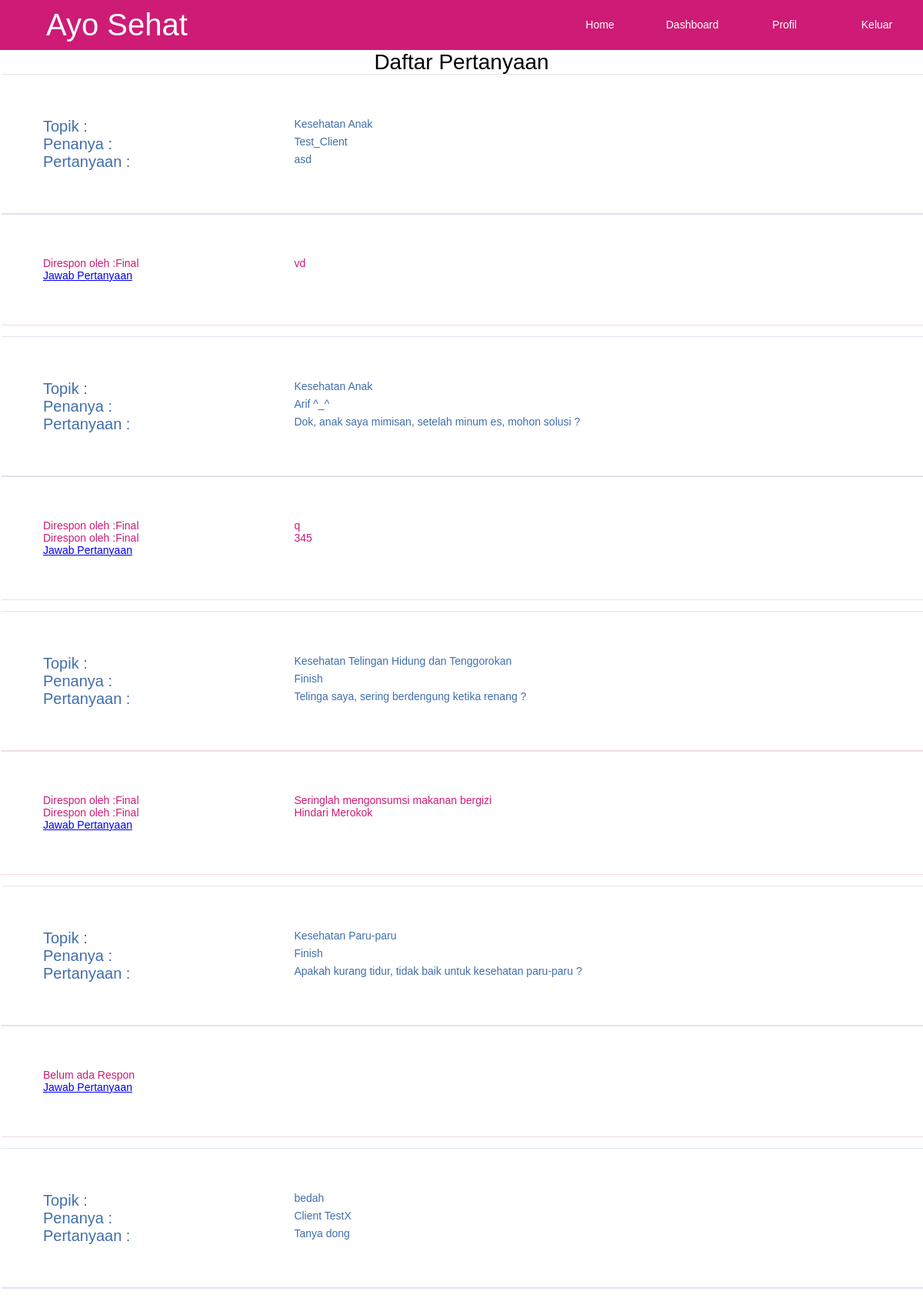
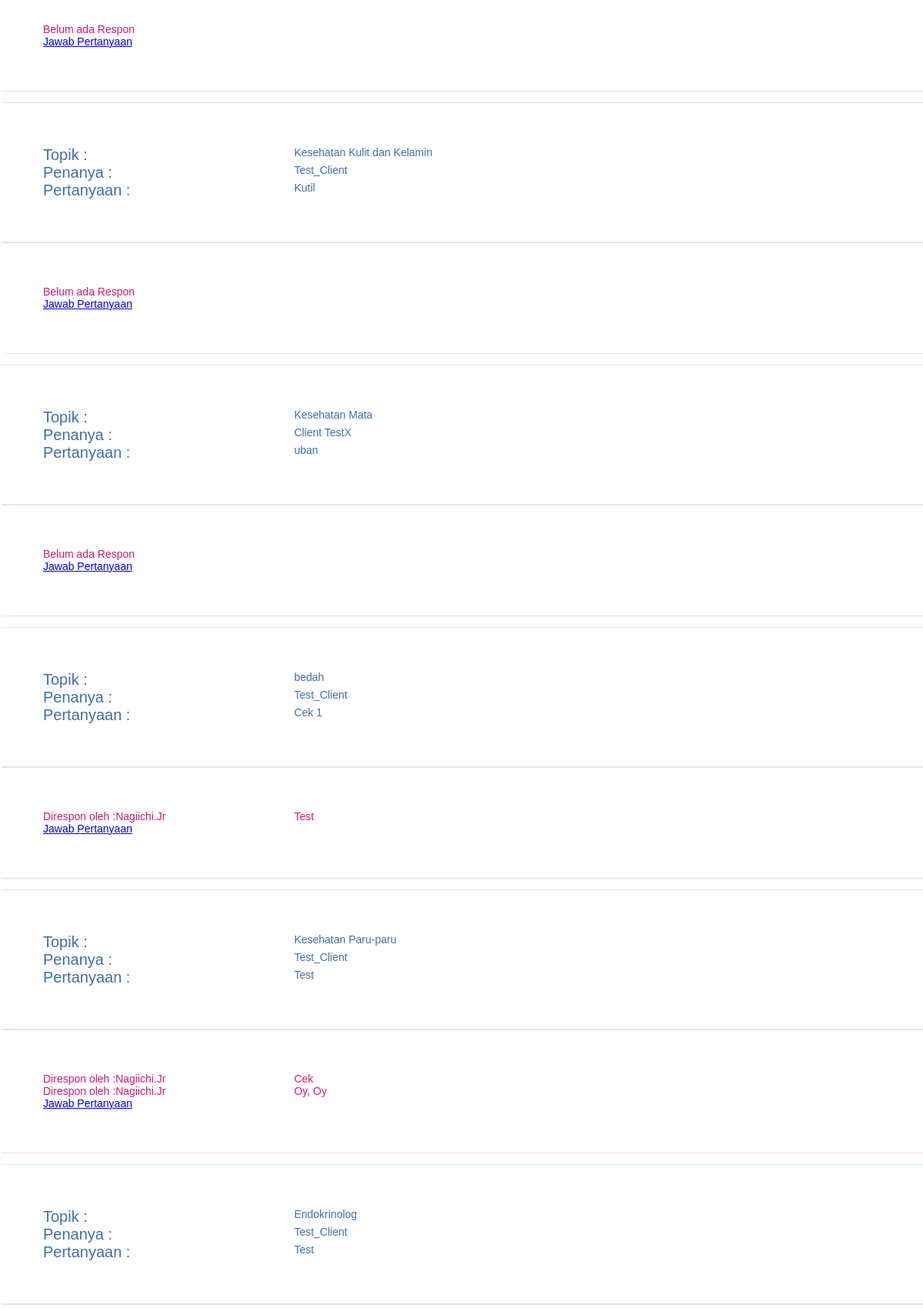
The app's page /expert/list_expert_per.php (signed in, upper part) with its own data (2 pictures, top to bottom).
### tables this page shows
CREATE TABLE `diskusi` (
  `kode_dis` int(11) NOT NULL,
  `id_user` int(11) DEFAULT NULL,
  `kode_topik` int(11) DEFAULT NULL,
  `pertanyaan` text DEFAULT NULL
);

CREATE TABLE `topik` (
  `kode_topik` int(11) NOT NULL,
  `bidang` varchar(64) NOT NULL
);

CREATE TABLE `user` (
  `id_user` int(11) NOT NULL,
  `kode_level` int(11) NOT NULL,
  `kode_dr` int(11) DEFAULT NULL,
  `nama` varchar(64) NOT NULL,
  `username` varchar(64) NOT NULL,
  `password` varchar(64) NOT NULL,
  `no_hp` varchar(15) DEFAULT NULL,
  `email` varchar(25) NOT NULL,
  `tempat_praktik` varchar(125) DEFAULT NULL,
  `deskripsi` varchar(225) DEFAULT NULL
);

CREATE TABLE `jawaban` (
  `id_jawaban` int(11) NOT NULL,
  `kode_dis` int(11) DEFAULT NULL,
  `id_user` int(11) DEFAULT NULL,
  `jawaban` text DEFAULT NULL
);

### expert/list_expert_per.php (the view, shortened to what this page needs)
<?php
function jawaban($kode_dis,$conn){
    $jawaban=$conn->prepare("SELECT jawaban, username FROM diskusi, jawaban, user
                             WHERE jawaban.kode_dis = :kode_dis AND jawaban.id_user=user.id_user AND jawaban.kode_dis=diskusi.kode_dis");
    $jawaban->bindValue(':kode_dis',$kode_dis);
    $jawaban->execute();
    return $jawaban;
}
?>
<!DOCTYPE html>
<html lang="en">
<head>
    <link rel="stylesheet" type="text/css" href="../style.css">
</head>
<body>
<nav id="menu">
     <ul>
     <div id="heading">
            <a href="#">Ayo Sehat</a>
        </div>
        <li><div class="loggin"><a href="../logout.php">Keluar</a></div>
        </li>
        <li><div class="loggin"><a href="profil.php">Profil</a></div>
        <li><div class="loggin"><a href="expert_per_jawaban.php">Dashboard </a></li></div>
        <li><div class="loggin"><a href="list_expert_per.php">Home</a></li></div>
        </li>
    </ul>
</nav>
    <h1>Daftar Pertanyaan</h1>
<?php
$dbc = new PDO('mysql:host=localhost;dbname=forum','root','');
$query = $dbc->prepare("SELECT username, kode_dis, diskusi.kode_topik, bidang, pertanyaan FROM diskusi, topik, user
                        WHERE diskusi.kode_topik = topik.kode_topik AND diskusi.id_user=user.id_user ORDER BY kode_dis DESC");
$query->execute();
if ($query->rowCount()>0) {
    foreach ($query as $row) {
        echo "<div class='container2'><span class='topik'>Topik :</span>";
        echo "<p>{$row['bidang']}</p>";
        echo "<span class='topik'>Penanya :</span>";
        echo "<p>  {$row['username']}</p>";
        echo "<span class='topik'>Pertanyaan :</span>";
        echo "<p>  {$row['pertanyaan']}</p></div>";
        $bidang=$row['bidang'];
        $usname=$row['username'];
        $per=$row['pertanyaan'];
        $kode_dis=intval($row['kode_dis']);
        $respon = jawaban($row['kode_dis'], $dbc);
        echo "<div class='container3'>";
        if ($respon->rowCount() >= 1 ) {
            foreach ($respon as $row2) {
                echo "<p>Direspon oleh :{$row2['username']}</p>";
                echo "<p> {$row2['jawaban']}</p>";
            }
            echo "<a href='tambah_jawaban.php?kode_dis=$kode_dis&bidang=$bidang&usname=$usname&per=$per'>Jawab Pertanyaan</a>";
        }
        else {
            echo "<li class='daftar'>Belum ada Respon<br>";
            echo "<a href='tambah_jawaban.php?kode_dis=$kode_dis&bidang=$bidang&usname=$usname&per=$per'>Jawab Pertanyaan</a>";
            echo "</li>";
        }
        echo "</div><br>";
    }
} else {
    echo 'Belum ada pertanyaan';
}
?>
</body>
</html>

### style.css (style rules this page uses)
* { margin: 0px; padding: 0px; }
body { font-size: 14px; font-family: Arial; margin:0; display:grid; grid-template-columns: auto; }
#heading { float: left; width: 640px; }
#heading a { line-height: 65px; text-decoration: none; padding-left: 60px; color:#FFF; font-size: 40px; }
#menu { background:#ce1b75; width: 100%; height: 65px; margin: 0px; padding: 0px; }
#menu ul { list-style: none; }
#menu ul li { float: right; line-height: 65px }
#menu ul li a { float:left; width:100px; display:block; text-align:center; color:#FFF; padding-left: 10px; padding-right: 10px; text-decoration:none; }
.container2 { display:grid; grid-template-columns: 30% auto; padding: 4em 4em; box-shadow: 2px 0px 1px ; color: #416eab; }
.container3 { display:grid; grid-template-columns: 30% auto; padding: 4em 4em; box-shadow: 2px 0px 1px ; color: #ce1b75; }
h1 { text-align: center; font-weight: 300; }
.topik { font-size: 20px; }
.daftar { list-style-type:none; }

### records on screen
diskusi: kode_topik.bidang "Kesehatan Anak", id_user.username "Test_Client", pertanyaan "asd"
jawaban: id_user.username "Final", jawaban "vd"
diskusi: kode_topik.bidang "Kesehatan Anak", id_user.username "Arif ^_^", pertanyaan "Dok, anak saya mimisan, setelah minum es, mohon solusi ?"
jawaban: id_user.username "Final", jawaban "q"
jawaban: id_user.username "Final", jawaban "345"
diskusi: kode_topik.bidang "Kesehatan Telingan Hidung dan Tenggorokan", id_user.username "Finish", pertanyaan "Telinga saya, sering berdengung ketika renang ?"
jawaban: id_user.username "Final", jawaban "Seringlah mengonsumsi makanan bergizi"
jawaban: id_user.username "Final", jawaban "Hindari Merokok"
diskusi: kode_topik.bidang "Kesehatan Paru-paru", id_user.username "Finish", pertanyaan "Apakah kurang tidur, tidak baik untuk kesehatan paru-paru ?"
diskusi: kode_topik.bidang "bedah", id_user.username "Client TestX", pertanyaan "Tanya dong"
diskusi: kode_topik.bidang "Kesehatan Kulit dan Kelamin", id_user.username "Test_Client", pertanyaan "Kutil"
diskusi: kode_topik.bidang "Kesehatan Mata", id_user.username "Client TestX", pertanyaan "uban"
diskusi: kode_topik.bidang "bedah", id_user.username "Test_Client", pertanyaan "Cek 1"
jawaban: id_user.username "Nagiichi.Jr", jawaban "Test"
diskusi: kode_topik.bidang "Kesehatan Paru-paru", id_user.username "Test_Client", pertanyaan "Test"
jawaban: id_user.username "Nagiichi.Jr", jawaban "Cek"
jawaban: id_user.username "Nagiichi.Jr", jawaban "Oy, Oy"
diskusi: kode_topik.bidang "Endokrinolog", id_user.username "Test_Client", pertanyaan "Test"
